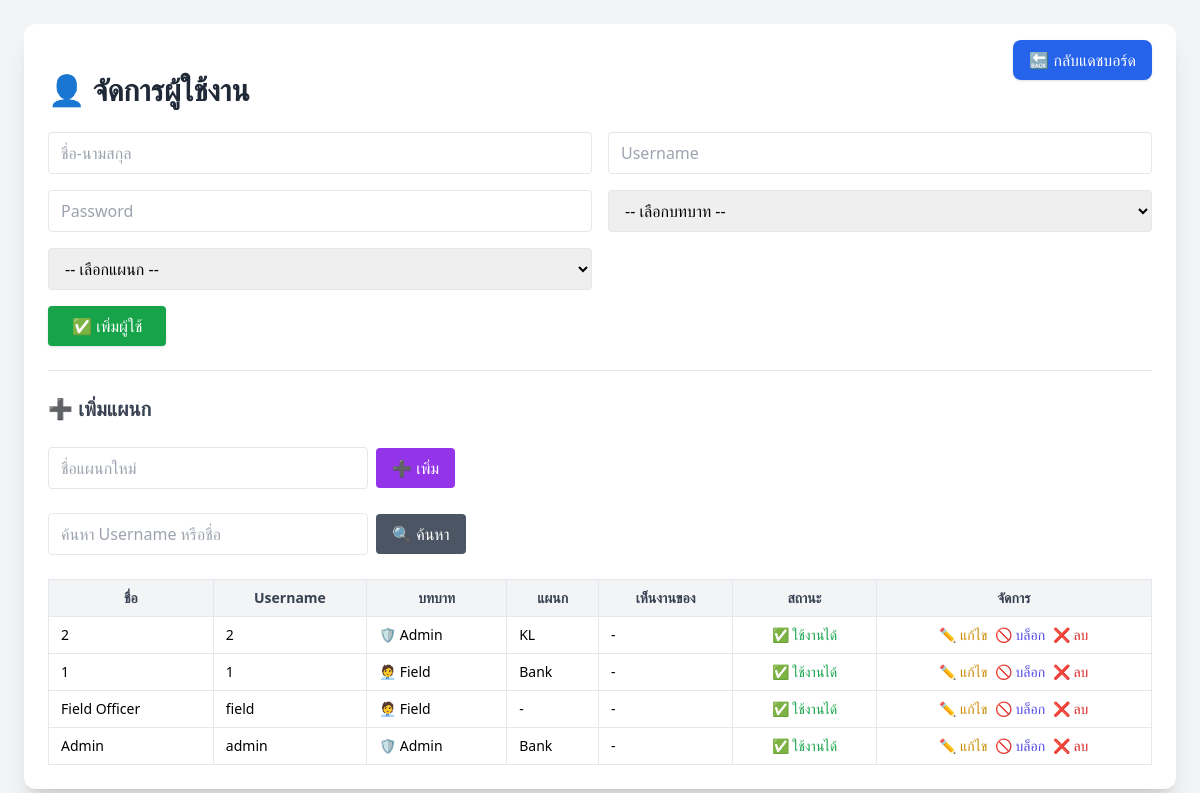
Before: /admin/users.php (signed in) with the older database file.
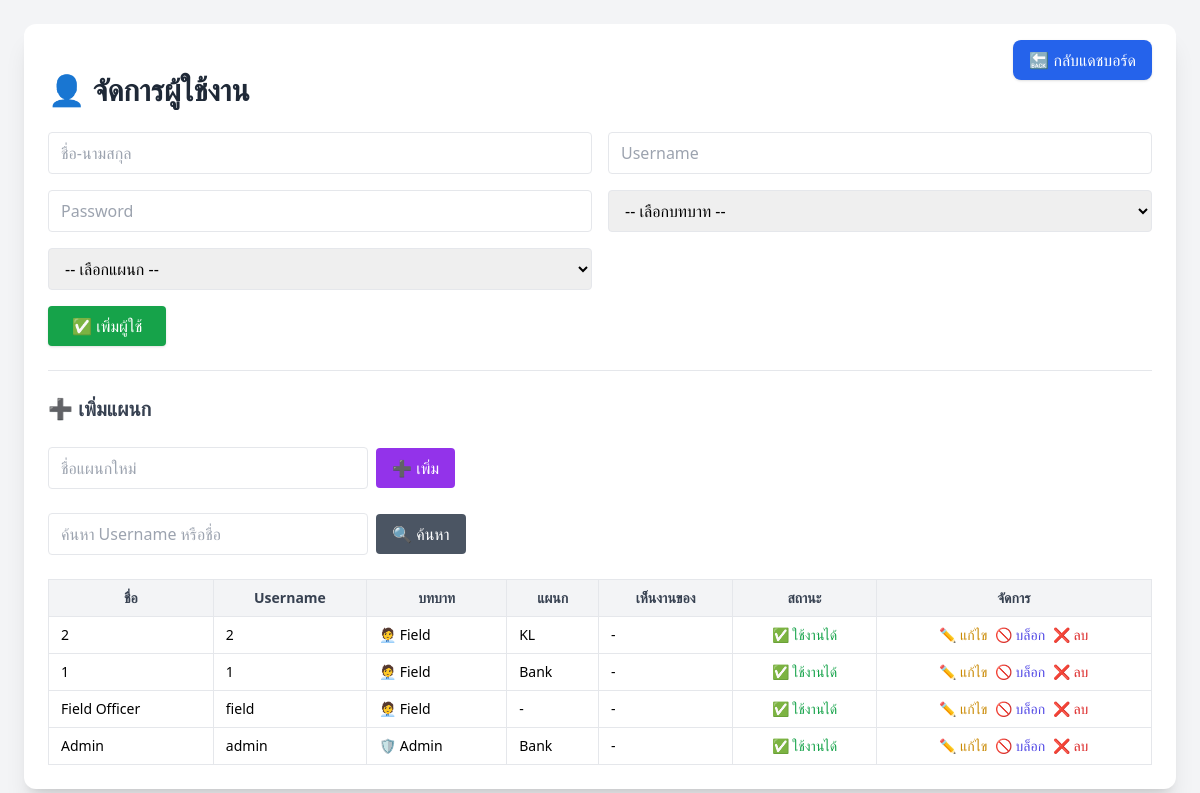
After: the same page with the newer database file.
### tables this page shows
CREATE TABLE `users` (
  `id` int(11) NOT NULL,
  `name` varchar(100) DEFAULT NULL,
  `username` varchar(50) DEFAULT NULL,
  `password` varchar(255) DEFAULT NULL,
  `role` enum('admin','field','manager') DEFAULT 'field',
  `created_at` timestamp NOT NULL DEFAULT current_timestamp(),
  `active` tinyint(1) DEFAULT 1,
  `department_id` int(11) DEFAULT NULL,
  `marker_color` varchar(20) DEFAULT NULL
);

CREATE TABLE `departments` (
  `id` int(11) NOT NULL,
  `name` varchar(100) NOT NULL
);

### admin/users.php (the view, shortened to what this page needs)
<?php
include '../config/db.php';
$search = $_GET['search'] ?? '';
$where = '1=1';
if ($search !== '') {
    $where .= " AND (name LIKE ? OR username LIKE ?)";
    $stmt = $conn->prepare("SELECT * FROM users WHERE $where ORDER BY id DESC");
    $param = "%$search%";
    $stmt->bind_param('ss', $param, $param);
    $stmt->execute();
    $users = $stmt->get_result();
} else {
    $users = $conn->query("SELECT users.*, departments.name as dept_name FROM users LEFT JOIN departments ON users.department_id = departments.id ORDER BY users.id DESC");
}
?>
<!DOCTYPE html>
<html lang="th">
<head>
  <script src="https://cdn.tailwindcss.com"></script>
</head>
<body class="bg-gray-100 min-h-screen p-6">
<div class="max-w-6xl mx-auto bg-white rounded-xl shadow-xl p-6 space-y-6 relative">
  <div class="absolute top-4 right-6">
    <a href="../dashboard/admin.php" class="inline-block bg-blue-600 hover:bg-blue-700 text-white px-4 py-2 rounded-lg shadow">
      🔙 กลับแดชบอร์ด
    </a>
  </div>
  <h2 class="text-3xl font-bold text-gray-800">👤 จัดการผู้ใช้งาน</h2>
  <form method="post" class="grid gap-4 md:grid-cols-2">
    <input type="text" name="name" placeholder="ชื่อ-นามสกุล" required class="border px-3 py-2 rounded w-full">
    <input type="text" name="username" placeholder="Username" required class="border px-3 py-2 rounded w-full">
    <input type="password" name="password" placeholder="Password" required class="border px-3 py-2 rounded w-full">
    <select name="role" required class="border px-3 py-2 rounded w-full">
      <option value="">-- เลือกบทบาท --</option>
    </select>
    <select name="department_id" required class="border px-3 py-2 rounded w-full">
      <option value="">-- เลือกแผนก --</option>
    </select>
    <div class="md:col-span-2">
      <button type="submit" class="bg-green-600 hover:bg-green-700 text-white px-6 py-2 rounded shadow">
        ✅ เพิ่มผู้ใช้
      </button>
    </div>
  </form>
  <hr class="my-6">
  <h3 class="text-xl font-semibold text-gray-700">➕ เพิ่มแผนก</h3>
  <form method="post" class="mt-2 flex gap-2 items-center">
    <input type="text" name="new_department" placeholder="ชื่อแผนกใหม่" class="border px-3 py-2 rounded w-full max-w-xs" required>
    <button type="submit" name="add_department" class="bg-purple-600 text-white px-4 py-2 rounded hover:bg-purple-700">
      ➕ เพิ่ม
    </button>
  </form>
  <form method="get" class="flex items-center gap-2 mt-6">
    <input type="text" name="search" value="<?= htmlspecialchars($search) ?>" placeholder="ค้นหา Username หรือชื่อ"
           class="border px-3 py-2 rounded w-full max-w-xs">
    <button type="submit" class="bg-gray-600 text-white px-4 py-2 rounded hover:bg-gray-700">🔍 ค้นหา</button>
  </form>
  <div class="overflow-x-auto mt-4">
    <table class="min-w-full text-sm border border-gray-300 rounded">
      <thead class="bg-gray-100 text-gray-700">
        <tr>
          <th class="px-3 py-2 border">ชื่อ</th>
          <th class="px-3 py-2 border">Username</th>
          <th class="px-3 py-2 border">บทบาท</th>
          <th class="px-3 py-2 border">แผนก</th>
          <th class="px-3 py-2 border">เห็นงานของ</th>
          <th class="px-3 py-2 border">สถานะ</th>
          <th class="px-3 py-2 border">จัดการ</th>
        </tr>
      </thead>
      <tbody>
        <?php while ($user = $users->fetch_assoc()): ?>
        <tr class="bg-white hover:bg-gray-50">
          <td class="px-3 py-2 border"><?= htmlspecialchars($user['name']) ?></td>
          <td class="px-3 py-2 border"><?= htmlspecialchars($user['username']) ?></td>
          <td class="px-3 py-2 border">
            <?php
              if ($user['role'] === 'admin') echo '🛡️ Admin';
              elseif ($user['role'] === 'manager') echo '👨‍💼 Manager';
              else echo '🧑‍💼 Field';
            ?>
          </td>
          <td class="px-3 py-2 border"><?= htmlspecialchars($user['dept_name'] ?? '-') ?></td>
          <td class="px-3 py-2 border">
            <?php
              $visible_names = [];
              echo count($visible_names) > 0 ? implode(', ', $visible_names) : '-';
            ?>
          </td>
          <td class="px-3 py-2 border text-center">
            <?= $user['active'] ? '<span class="text-green-600">✅ ใช้งานได้</span>' : '<span class="text-red-600">🚫 ถูกบล็อก</span>' ?>
          </td>
          <td class="px-3 py-2 border text-center space-x-1">
            <a href="edit_user.php?id=<?= $user['id'] ?>" class="text-yellow-600 hover:underline">✏️ แก้ไข</a>
            <a href="?toggle=<?= $user['id'] ?>" class="text-indigo-600 hover:underline">
              <?= $user['active'] ? '🚫 บล็อก' : '✅ ปลดบล็อก' ?>
            </a>
            <a href="?delete=<?= $user['id'] ?>" onclick="return confirm('ลบผู้ใช้นี้หรือไม่?')" class="text-red-600 hover:underline">❌ ลบ</a>
          </td>
        </tr>
        <?php endwhile; ?>
      </tbody>
    </table>
  </div>
</div>
</body>
</html>

Changed rows visible on the page:
changed users "KL": role "🛡️ Admin" → "🧑‍💼 Field"
